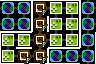

Tiled map render using the project's own tile images. Description and the whole map definition, tile-layer contents included, below:
An orthogonal 6x4 tile map with 16x16 px tiles, 4 tile layers (Maze Shape, Room Properties, Minimap, Restrictions).

<map version="1.10" tiledversion="1.11.0" orientation="orthogonal" renderorder="right-down" width="6" height="4" tilewidth="16" tileheight="16" infinite="0" nextlayerid="5" nextobjectid="1">
 <properties>
  <property name="has_warp_zone" type="bool" value="true" />
 </properties>
 <tileset firstgid="1" source="../LayoutTiles.tsx" />
 <layer id="1" name="Maze Shape" width="6" height="4">
  <data encoding="csv">
33,36,35,33,36,3,
49,52,34,3,4,3,
35,19,18,49,52,34,
51,19,52,17,19,4
</data>
 </layer>
 <layer id="2" name="Room Properties" width="6" height="4">
  <data encoding="csv">
22,22,37,21,21,22,
22,22,37,21,21,22,
21,21,37,21,21,22,
21,37,37,22,22,22
</data>
 </layer>
 <layer id="4" name="Minimap" width="6" height="4">
  <data encoding="csv">
0,0,13,14,14,0,
0,0,13,14,14,0,
14,14,13,14,14,0,
14,13,13,0,0,0
</data>
 </layer>
 <layer id="3" name="Restrictions" width="6" height="4">
  <data encoding="csv">
0,0,16,0,0,0,
0,0,16,0,0,0,
0,0,16,0,0,0,
0,16,16,0,0,0
</data>
 </layer>
</map>
